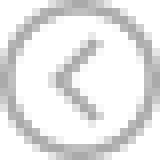
#> input picture front_end/order_goods_manage_system/src/assets/images/a1.png, 20 x 20 px (shown 8 times larger)
$ python -i convert_image.py   (imports and definitions only)
#> lines starting #> are read from the running program, lines starting #| are printed output that depends on the picture; after the words box and inside, x2 and y2 are one past the last pixel; in counts of white or black regions, pixels touching at a corner belong together
# -*- coding:utf-8 -*-

import math
from PIL import Image, ImageOps


class ConvertImage(object):
    """
    Load images in, and output ESC/POS formats.
    The class is designed to efficiently delegate image processing to
    PIL, rather than spend CPU cycles looping over pixels.
    """

    def __init__(self, img_source):
        """
        Load in an image
        :param img_source: PIL.Image, or filename to load one from.
        """
        if isinstance(img_source, Image.Image):
            img_original = img_source
        else:
            img_original = Image.open(img_source)
#> img_original is the input picture: PIL image 20x20 RGBA; mean R, G, B, A 76.6, 76.6, 76.6, 75.5

        # store image for eventual further processing (splitting)
        self.img_original = img_original

        # Convert to white RGB background, paste over white background
        # to strip alpha.
        img_original = img_original.convert('RGBA')
        im = Image.new("RGB", img_original.size, (255, 255, 255))
#> im: PIL image 20x20 RGB; every value is 255
        im.paste(img_original, mask=img_original.split()[3])
        # Convert down to greyscale
        im = im.convert("L")
#> im: PIL image 20x20 L
        # Invert: Only works on 'L' images
        im = ImageOps.invert(im)
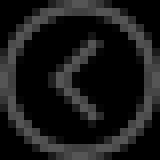
#> im: PIL image 20x20 L (shown 8 times larger); min 0, max 85, mean 25.2
        # Pure black and white
        self._im = im.convert("1")
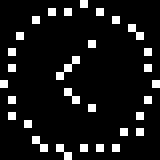
#> self._im: PIL image 20x20 1 (shown 8 times larger); 9% white in thin lines or dots

    # [77 lines left out: functions width, width_bytes, height, to_column_format, to_raster_format, split and 1 more, not called in this run]

    def resize_img(self,dst_w=200, dst_h=0, qua=85):
        """
        只给了宽或者高，或者两个都给了，然后取比例合适的
        如果图片比给要压缩的尺寸都要小，则不进行压缩
        """
#> called with dst_w = 200, dst_h = 0, qua = 85
        ori_w, ori_h =  self._im.size
#> ori_w = 20; ori_h = 20
        ratio = 1

        # 如果当前图片尺寸小不放大
        if ori_w <= dst_w and ori_h <= dst_h:
            return

        width_ratio = dst_w / ori_w
#> width_ratio = 10
        height_ratio = dst_h / ori_h
#> height_ratio = 0

        if width_ratio and height_ratio:
            ratio = min(width_ratio, height_ratio)
        elif height_ratio:
            ratio = height_ratio
        elif width_ratio:
            ratio = width_ratio
#> ratio = 10
        else:
            raise ValueError("dst_w 和 dst_h 不能同时为0")

        new_width = int(ori_w * ratio)
#> new_width = 200
        new_height = int(ori_h * ratio)
#> new_height = 200

        self._im = self._im.resize((new_width, new_height), Image.BICUBIC)
#> self._im: PIL image 200x200 1; 9% white; 30 white regions, largest, box (x1, y1, x2, y2) and area: (70, 70, 100, 100) 300, (160, 30, 180, 50) 200, (80, 110, 100, 130) 200


class ConvertSignature(ConvertImage):
    """电子写字板签名图片，需要裁剪边缘，并固定高度进行缩小和放大"""
    # [20 lines left out: functions __init__, resize_img, not called in this run]

>>> result = ConvertImage('../../../front_end/order_goods_manage_system/src/assets/images/a1.png').resize_img()
